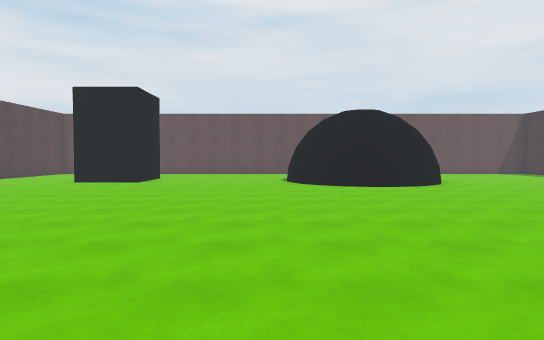
View 1 (above)

16 first-person views from a walk through a scene from a Unity 3-D project. The camera is 1.5 m above the floor, tilts 2° down and sees 75° across. The floor is counted in squares, 2 m on a side. Each view is taken from the middle of a square. On the plan, view 1 faces up. The plan holds only what a view shows up to about 11 squares ahead; the rest is blank.

View 2
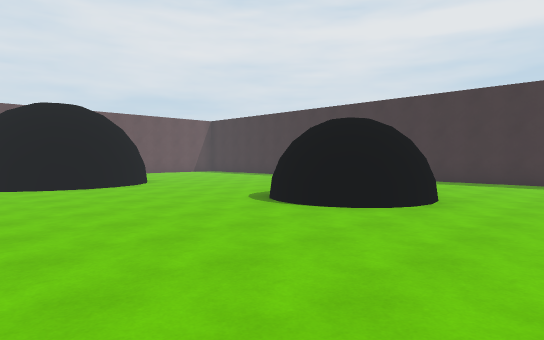

View 3
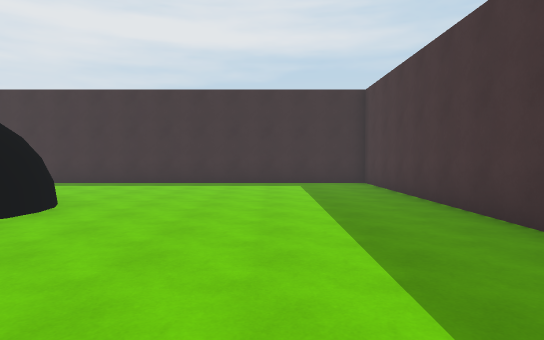

View 4
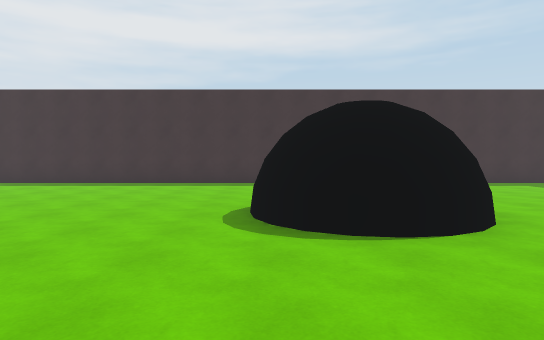

View 5
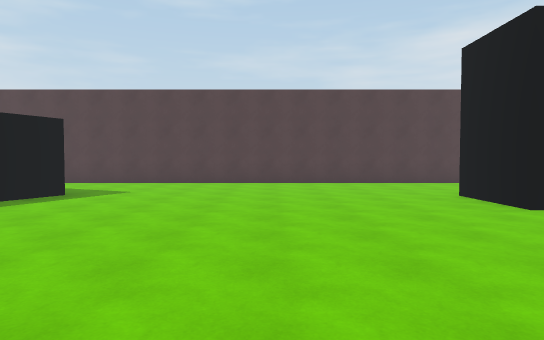

View 6
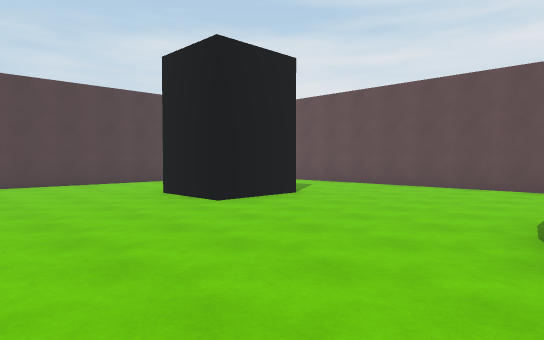

View 7
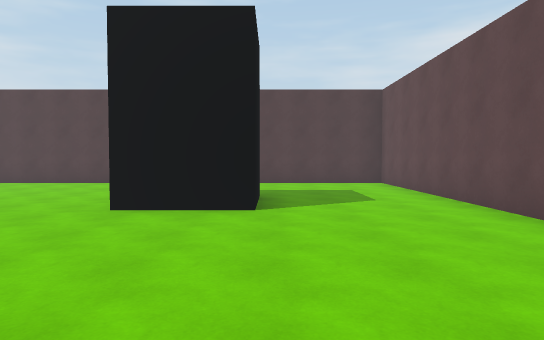

View 8
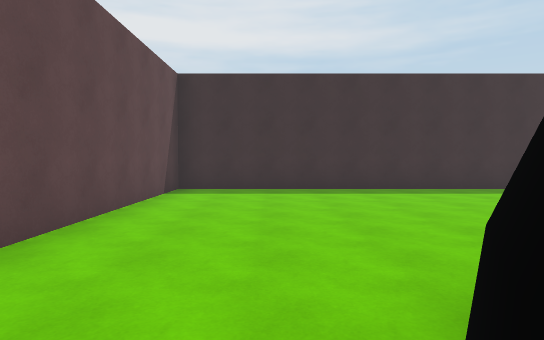

View 9
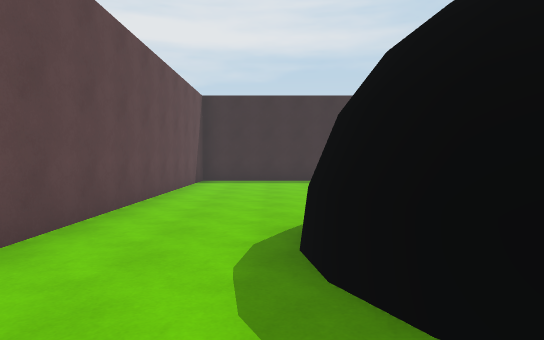

View 10
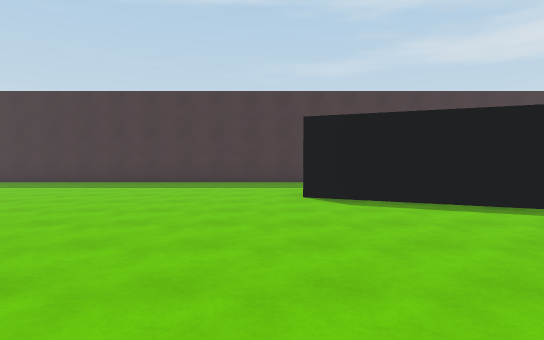

View 11
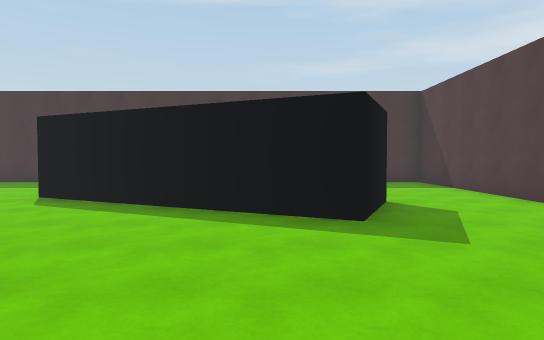

View 12
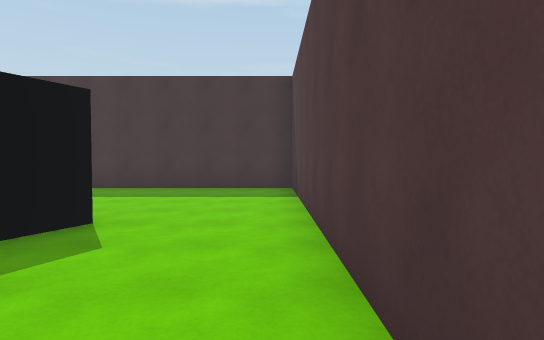

View 13
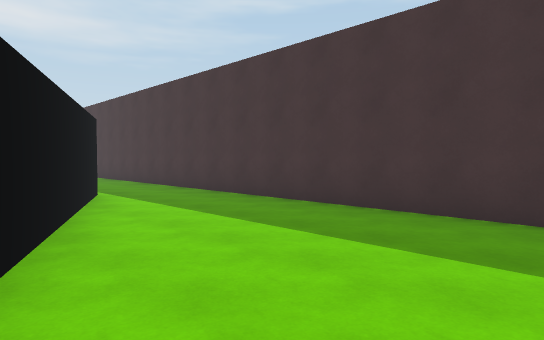

View 14
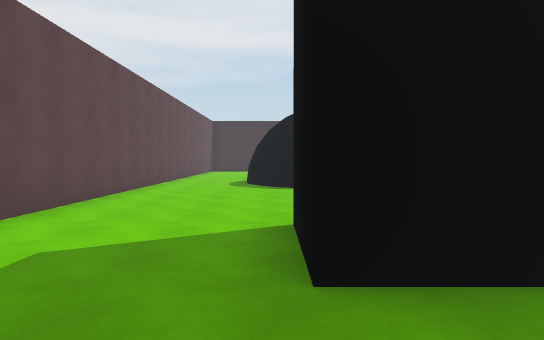

View 15
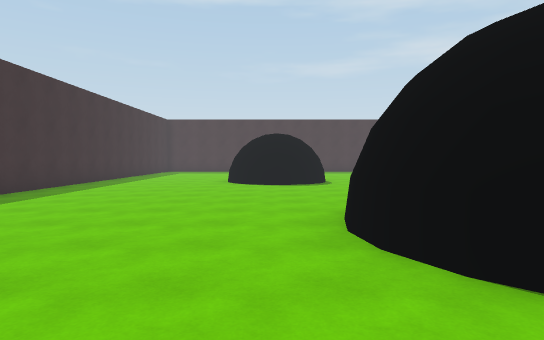

View 16
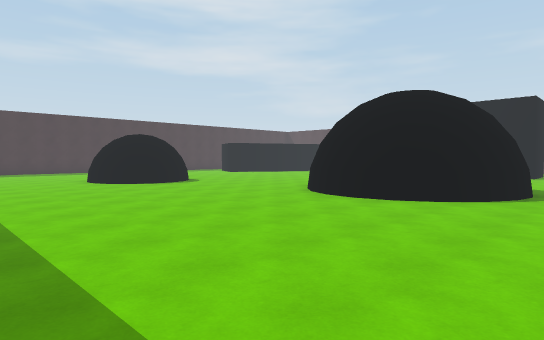

### Floor plan
Points are (right, up) in squares from view 1. A wall is a line through its corners. A room is listed if a view was taken in it or the views show most of it. See-through windows are left out.
Room 1 (views 1, 2, 3, 4, 5, 6, 7, 8, 9, 10, 11, 12, 13, 14, 15, 16)
walls: (1.5, 9.5) (1.1, 9.9) (0.7, 10.7); (4.7, 4.7) (5, 5) (5.4, 5.2) (6.1, 5.3); (4.6, 4.1) (4.9, 4.7); (4.8, 4.5) (5.2, 4.9); (5.1, 4.8) (5.6, 5.1) (6.5, 4.9) (6.9, 4.5) (7.1, 4.2); (4.5, 3.3) (4.4, 4) (4.8, 4.9); (5.4, 5) (6.1, 5.1) (6.5, 4.9); (5.9, 5.3) (6.2, 5.2) (6.6, 5) (7.3, 4.4); (4.9, 2.8) (4.6, 3.4); (4.8, 2.6) (4.4, 3.5) (4.5, 4.2); (4.7, 9.9) (4.3, 9.6) (3.5, 9.2) (2.8, 9.1) (2.5, 9.1); (5.4, 2.5) (5.1, 2.7) (4.8, 3); (5.5, 2.3) (4.9, 2.6) (4.7, 2.7); (7.2, 4.5) (7.4, 4); (7.3, 4.2) (7.4, 3.8) (7.3, 3.3); (6.7, 2.7) (6.3, 2.4); (1, 12.8) (1.5, 13.3) (2.1, 13.6) (2.5, 13.7); (-1.4, -1.6) (-6.3, 0.7); (3.5, 13.6) (4.2, 13.3) (4.7, 12.8) (5.1, 12.1) (5.2, 11.5) (5, 10.6); (-6, 11.4) (-6, 12.8) (-4, 12.8) (-4, 10.7) (-6, 10.7); (-7, 0.9) (-6.1, 2.9) (-0.5, 0.3); (-9.5, -3.8) (11.5, -3.8) (11.5, 16.2) (-9.5, 16.2) (-9.5, -3.8)

Where each view was taken, in squares from view 1:
view 1: 0 up, 0 right, facing up
view 2: 0 up, 0 right, facing up-right
view 3: 1 down, 1 right, facing right
view 4: 5 up, 1 right, facing right
view 5: 7 up, 1 right, facing left
view 6: 7 up, 1 right, facing up-left
view 7: 13 up, 1 right, facing left
view 8: 14 up, 3 right, facing right
view 9: 14 up, 0 right, facing right
view 10: 7 up, 0 right, facing down
view 11: 7 up, 5 left, facing down
view 12: 5 up, 9 left, facing down
view 13: 1 up, 9 left, facing down-right
view 14: 13 up, 8 left, facing right
view 15: 15 up, 6 right, facing down
view 16: 15 up, 11 right, facing down-left
